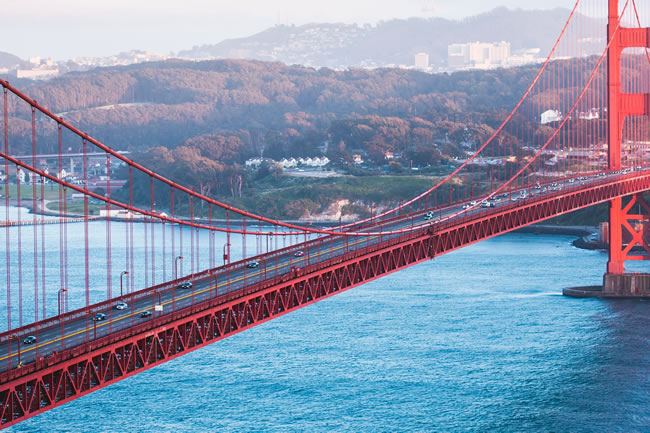
#> input picture 【Test】SIFT/1.jpg, 650 x 433 px, found by its file name
$ jupyter execute sift-image.ipynb
#> lines starting #> are read from the running program, lines starting #| are printed output that depends on the picture
[cell 1]
import matplotlib.image as mpimg
import matplotlib.pyplot as plt
import numpy as np
import cv2
from scipy.ndimage import gaussian_filter

[cell 2]
img = cv2.imread('./1.jpg',0)
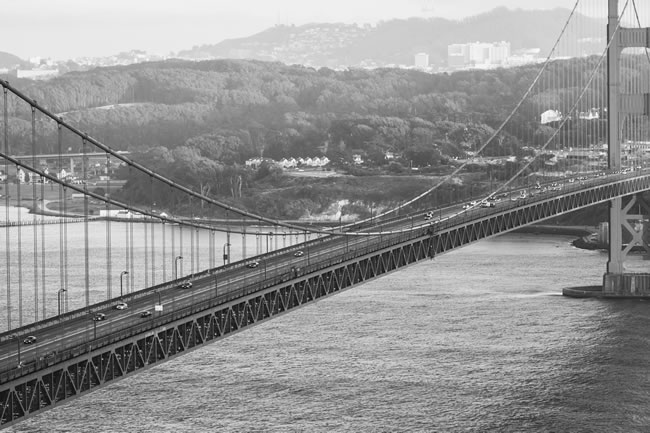
#> img: shape (433, 650); min 2, max 255, mean 145.6
plt.imshow(img)
plt.show()

[cell 3]
new_1 = gaussian_filter(img, sigma=1)
plt.imshow(new_1)
plt.show()

[cell 4]
new_2 = gaussian_filter(img, sigma=2)
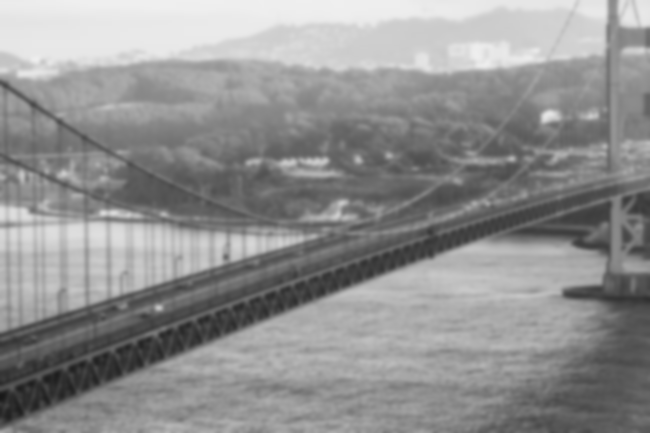
#> new_2: shape (433, 650); min 23, max 239, mean 144.6
plt.imshow(new_2)
plt.show()

[cell 5]
new =  new_1 - new_2
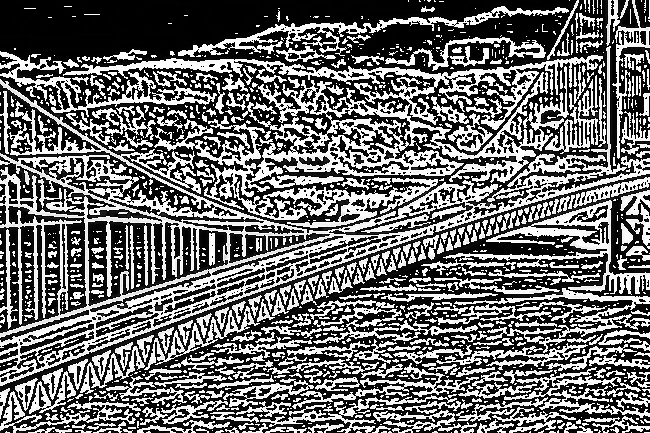
#> new: shape (433, 650); min 0, max 255, mean 108.4
plt.imshow(new)
plt.show()
